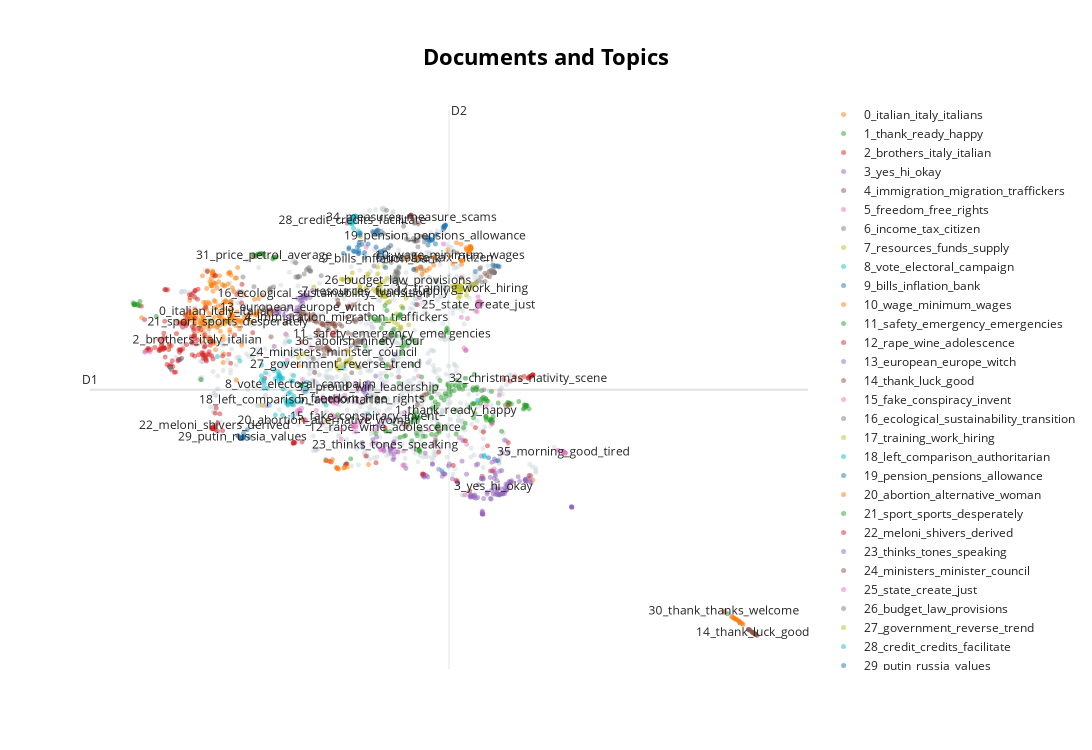

Notebook code cell kept with this figure:
### Code cell
sentence_model = SentenceTransformer("all-MiniLM-L6-v2")
embeddings = sentence_model.encode(docs, show_progress_bar=False)
# reduced_embeddings = UMAP(n_neighbors=10, n_components=2, min_dist=0.0, metric='cosine').fit_transform(embeddings)
topic_model.visualize_documents(docs)
